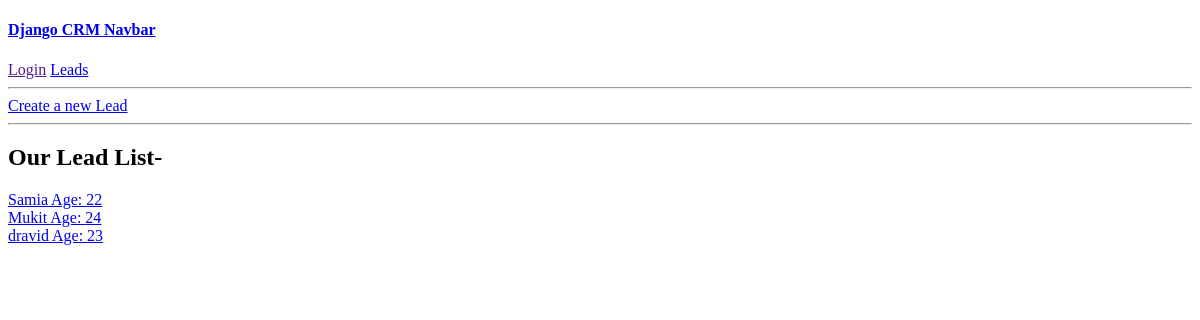
The page /leads/ on the database as committed earlier.
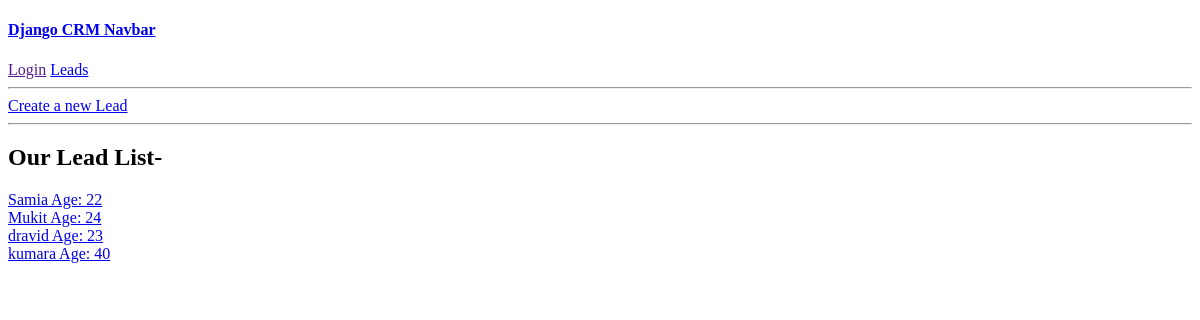
The same page on the database as committed later.
### leads/models.py (models this page shows, shortened)
class Lead(models.Model):
    first_name = models.CharField(max_length=20)
    last_name = models.CharField(max_length=20)
    age = models.IntegerField(default=0)
    agent = models.ForeignKey("Agent",on_delete=models.CASCADE)

### leads/views.py (the view)
# urls.py: path('', LeadListView.as_view(),name='lead-list'),
class LeadListView(ListView):
    template_name = 'leads/lead_list.html'
    model = Lead
    context_object_name = 'leads'

### leads/templates/leads/lead_list.html
{% extends 'base.html' %}
{% block content %}
    <a href="{% url 'leads:lead-create' %}">Create a new Lead</a>
    <hr>
    <h2>Our Lead List-</h2>
    {% for lead in leads %}
    <a href="{% url 'leads:lead-detail' lead.pk %}">{{lead.first_name}} Age: {{lead.age}}</a>
    <br>
    {% endfor %}
{% endblock content %}

### leads/templates/base.html (shortened to what this page needs)
<!DOCTYPE html>
<html lang="en">
<head>
</head>
<body>
    {% include 'navbar.html' %}
    {% block content %}
    {% endblock content %}
</body>
</html>

### leads/templates/navbar.html
<h4><a href="{% url 'home_page' %}">Django CRM Navbar</a></h4>
<a href="">Login</a>
<a href="{% url 'leads:lead-list' %}">Leads</a>
<hr>

Rows that differ between the two databases and show on the page:
added Lead: first_name "kumara", age "40"
